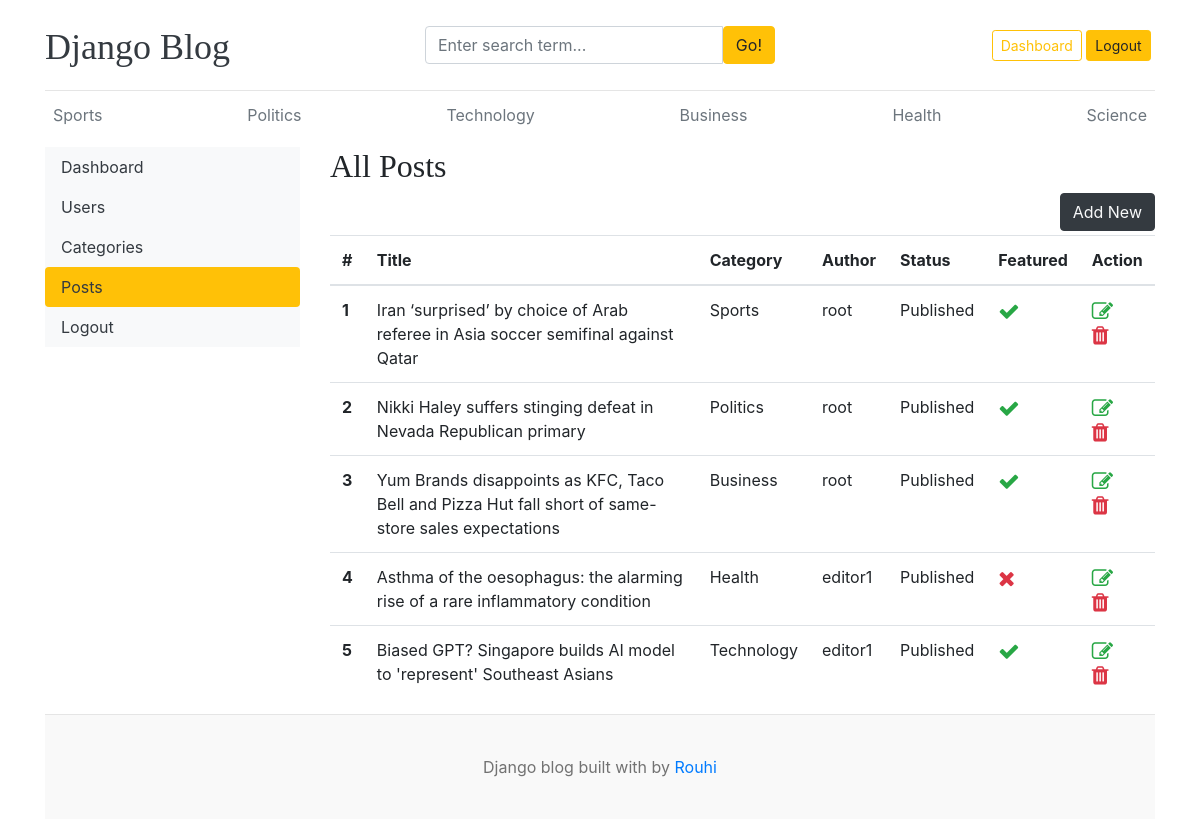
The page /dashboard/posts/ (signed in) on the database its author committed.
### blogs/models.py (models this page shows, shortened)
class Category(models.Model):
    category_name = models.CharField(max_length=50, unique=True)
    created_at = models.DateTimeField(auto_now_add=True)
    updated_at = models.DateTimeField(auto_now=True)
    class Meta:
        verbose_name = 'Category'
        verbose_name_plural = 'Categories'
    def __str__(self):
        return self.category_name

class Blog(models.Model):
    title = models.CharField(max_length=100)
    slug = models.SlugField(max_length=150, unique=True, blank=True)
    category = models.ForeignKey(Category, on_delete=models.CASCADE, related_name='blogs')
    author = models.ForeignKey(User, on_delete=models.CASCADE, related_name='blogs')
    featured_image = models.ImageField(upload_to='uploads/%Y/%m/%d')
    short_description = models.TextField(max_length=500)
    blog_body = models.TextField(max_length=2000)
    status = models.CharField(max_length=20, choices=STATUS_CHOICES, default="Draft")
    is_featured = models.BooleanField(default=False)
    created_at = models.DateTimeField(auto_now_add=True)
    updated_at = models.DateTimeField(auto_now=True)

### dashboards/views.py (the view)
# urls.py: path('posts/', views.PostsView.as_view(), name='posts'),
class PostsView(LoginRequiredMixin, View):
    template_name = 'dashboards/posts.html'
    def setup(self, request, *args, **kwargs):
        self.posts = Blog.objects.all()
        super().setup(request, *args, **kwargs)
    def get(self,request, *args, **kwargs):
        posts = self.posts
        context = {
            'posts':posts
        }
        return render(request, self.template_name, context)

### blogs/context_processors.py (called while the page is built)
def get_categories(request):
    categories = Category.objects.all()
    return dict(categories=categories)

def get_social_links(request):
    social_links = SocialLink.objects.all()
    return dict(social_links=social_links)

### dashboards/templates/dashboards/posts.html (shortened to what this page needs)
{% extends 'index.html' %}
{% block content %}
	<div class="row">
        {% include 'dashboards/inc/sidebar.html' %}
        <div class="col-md-9">
            {% if perms.blogs.view_blog %}
                <h2>All Posts</h2>
                <a href="{% url 'dashboards:add_post' %}" class="btn btn-dark text-light mb-1 float-right">Add New</a>
                <table class="table table-hover">
                  <thead>
                    <tr>
                      <th>#</th>
                      <th>Title</th>
                      <th>Category</th>
                      <th>Author</th>
                      <th>Status</th>
                      <th>Featured</th>
                      <th>Action</th>
                    </tr>
                  </thead>
                  <tbody>
                    {% for post in posts %}
                        <tr>
                          <th>{{ forloop.counter }}</th>
                          <td>{{ post.title }}</td>
                          <td>{{ post.category }}</td>
                          <td>{{ post.author }}</td>
                          <td>{{ post.status }}</td>
                          <td>{% if post.is_featured %}<i class="fa fa-check fa-lg text-success"></i>{% else %}<i class="fa fa-times fa-lg text-danger"></i>{% endif %} </td>
                          <td>
                              <a href="{% url 'dashboards:edit_post' post.id %}"><i class="fa fa-edit fa-lg text-success"></i></a>
                              <a href="{% url 'dashboards:delete_post' post.id %}"><i class="fa fa-trash fa-lg text-danger"></i></a>
                          </td>
                        </tr>
                    {% endfor %}
                  </tbody>
                </table>
            {% else %}
                <h5>You do not have permission to view this page</h5>
            {% endif %}
        </div>
    </div>
{% endblock %}

### templates/inc/header.html (shortened to what this page needs)
<header class="blog-header py-3">
    <div class="row flex-nowrap justify-content-between align-items-center">
        <div class="col-4 pt-1">
            <a class="blog-header-logo text-dark" href="/">Django Blog</a>
        </div>
        <div class="col-4">
            <form action="{% url 'search' %}" method="get">
                <div class="input-group">
                    <input class="form-control" type="text" placeholder="Enter search term..."
                           aria-label="Enter search term..." aria-describedby="button-search"
                           name="keyword" value="{{ kw }}"/>
                    <button class="btn btn-warning" id="button-search" type="submit">Go!</button>
                </div>
            </form>
        </div>
        <div class="col-4 d-flex justify-content-end align-items-center">
            {% if request.user.is_authenticated %}
                {% if request.user.is_staff %}
                <span><a href="{% url 'dashboards:dashboard' %}" class="btn btn-sm btn-outline-warning">Dashboard</a></span>
                {% endif %}
                <a class="btn btn-sm btn-warning" href="{% url 'logout' %}">Logout</a> &nbsp;
            {% else %}
                <a class="btn btn-sm btn-warning" href="{% url 'login' %}">Login</a> &nbsp;
                <a class="btn btn-sm btn-outline-secondary" href="{% url 'register' %}">Register</a>
            {% endif %}
        </div>
    </div>
</header>
<div class="nav-scroller py-1 mb-2">
    <nav class="nav d-flex justify-content-between">
        {% for category in categories %}
            <a class="p-2 text-muted" href="{% url 'blogs:posts_by_category' category.id %}">{{ category.category_name }}</a>
        {% endfor %}
    </nav>
</div>

### blog_main/static/css/style.css (style rules this page uses)
.blog-header { border-bottom: 1px solid #e5e5e5; }
.blog-header-logo { font-family: "Playfair Display", Georgia, "Times New Roman", serif; font-size: 2.25rem; }
h1, h2, h3, h4, h5, h6 { font-family: "Playfair Display", Georgia, "Times New Roman", serif; }

### rows shown on the page
Category: category_name "Sports"
Category: category_name "Politics"
Category: category_name "Technology"
Category: category_name "Business"
Category: category_name "Health"
Category: category_name "Science"
Blog: title "Iran ‘surprised’ by choice of Arab referee in Asia soccer semifinal against Qatar", category "Sports", author "root", status "Published", is_featured True (drawn)
Blog: title "Nikki Haley suffers stinging defeat in Nevada Republican primary", category "Politics", author "root", status "Published", is_featured True (drawn)
Blog: title "Yum Brands disappoints as KFC, Taco Bell and Pizza Hut fall short of same-store sales expectations", category "Business", author "root", status "Published", is_featured True (drawn)
Blog: title "Asthma of the oesophagus: the alarming rise of a rare inflammatory condition", category "Health", author "editor1", status "Published", is_featured False (drawn)
Blog: title "Biased GPT? Singapore builds AI model to 'represent' Southeast Asians", category "Technology", author "editor1", status "Published", is_featured True (drawn)
